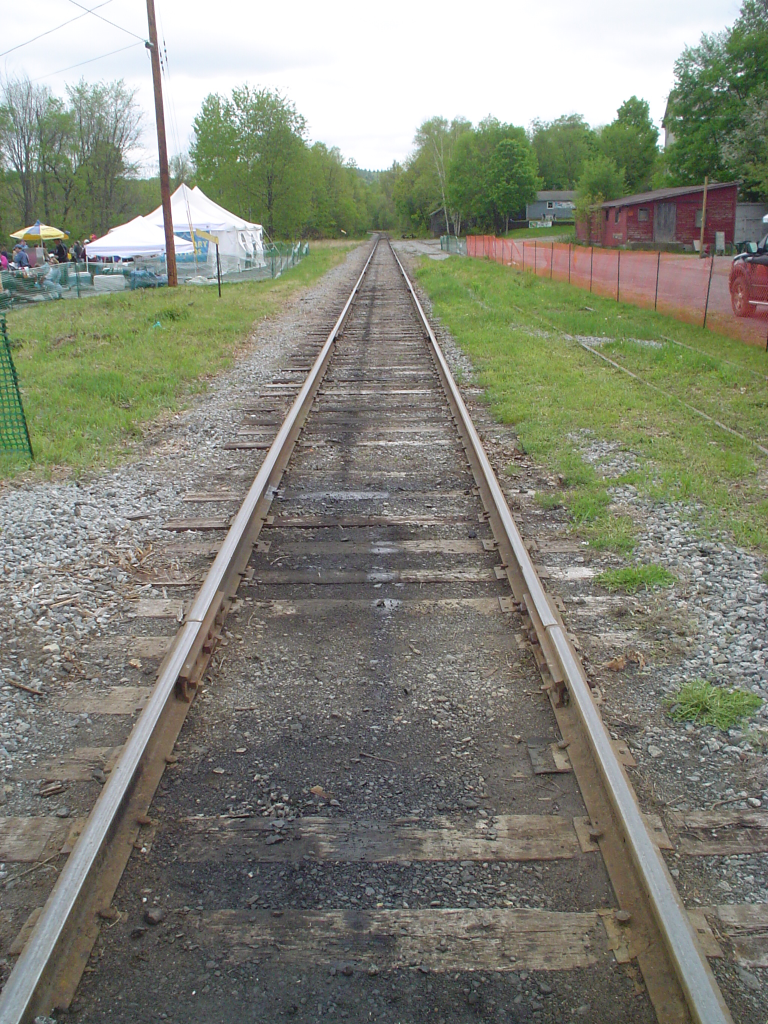
#> input picture AI/04.DeepLearning/OpenCV/images/perspective.jpg, 1536 x 2048 px (shown at 1/2 size)
$ python 20_perspectiveTransform.py
#> lines starting #> are read from the running program, lines starting #| are printed output that depends on the picture; after the words box and inside, x2 and y2 are one past the last pixel; in counts of white or black regions, pixels touching at a corner belong together
import cv2
import numpy as np
from matplotlib import pyplot as plt

img = cv2.imread("../images/perspective.jpg")
#> img is the input picture: shape (2048, 1536, 3); mean B, G, R 119.5, 132.6, 130.7

pts1 = np.float32([[504, 1003], [243, 1525], [1000, 1000], [1280, 1685]])
pts2 = np.float32([[10, 10], [10, 1000], [1000, 10], [1000, 1000]])

cv2.circle(img, (504, 1003), 20, (255, 0, 0), -1)
#> img: shape (2048, 1536, 3); 0.04% of pixels changed, all inside (x1, y1, x2, y2) = (484, 983, 525, 1024)
cv2.circle(img, (243, 1524), 20, (0, 255, 0), -1)
#> img: shape (2048, 1536, 3); mean B, G, R 119.5, 132.6, 130.6
cv2.circle(img, (1000, 1000), 20, (0, 0, 255), -1)
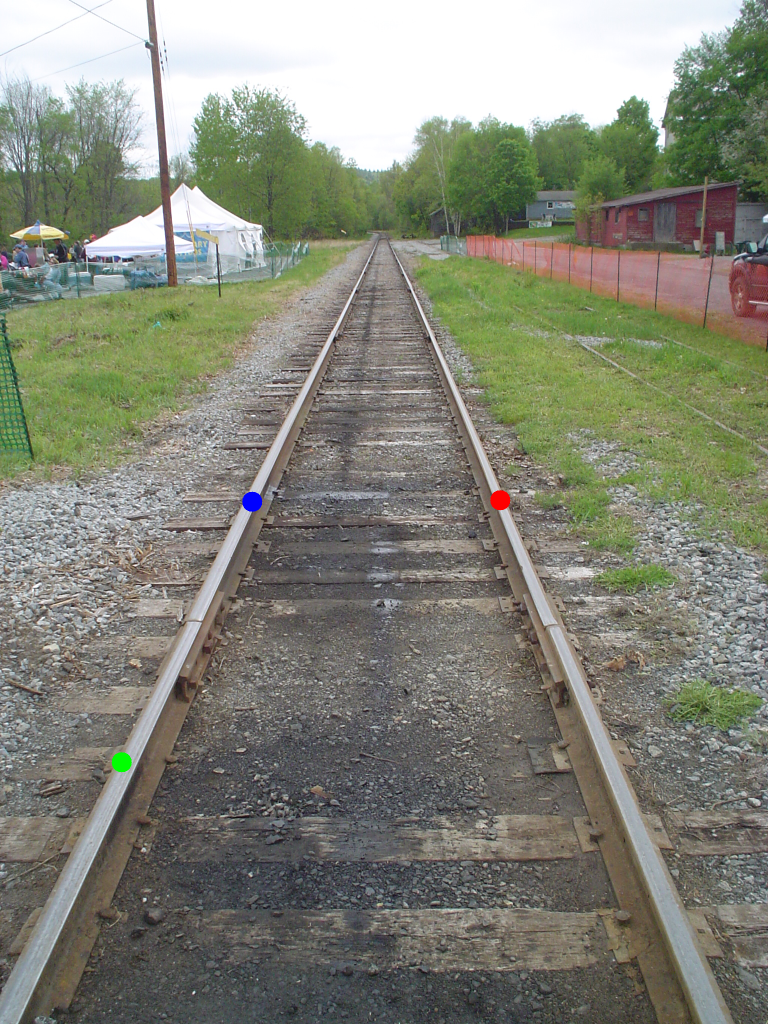
#> img: shape (2048, 1536, 3) (shown at 1/2 size); mean B, G, R 119.4, 132.5, 130.6
cv2.circle(img, (1280, 1685), 20, (0, 0, 0), -1)
#> img: shape (2048, 1536, 3); 0.04% of pixels changed, all inside (x1, y1, x2, y2) = (1260, 1665, 1301, 1706)

M = cv2.getPerspectiveTransform(pts1, pts2)
print(M)        # 실제 변환에 필요한 행렬값 출력, 9번째는 항상 1이므로 8개 행렬값을 사용
dst = cv2.warpPerspective(img, M, (1100, 1100))
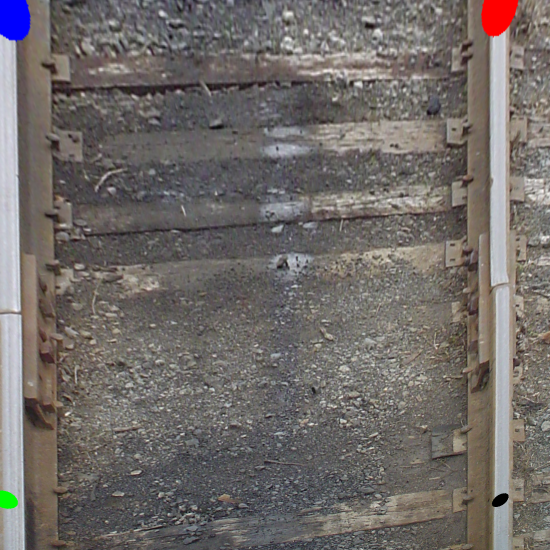
#> dst: shape (1100, 1100, 3) (shown at 1/2 size); mean B, G, R 104.3, 107.1, 112.4

plt.subplot(121)
plt.imshow(img)
plt.title('images')

plt.subplot(122)
plt.imshow(dst)
plt.title('Perspective')
plt.show()
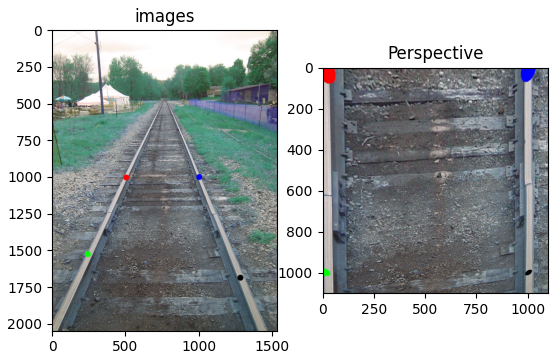
#> figure drawn by matplotlib, 2 panels; B, G, R data is drawn as R, G, B

$ run again, with AI/04.DeepLearning/OpenCV/images/beach.jpg copied over AI/04.DeepLearning/OpenCV/images/perspective.jpg
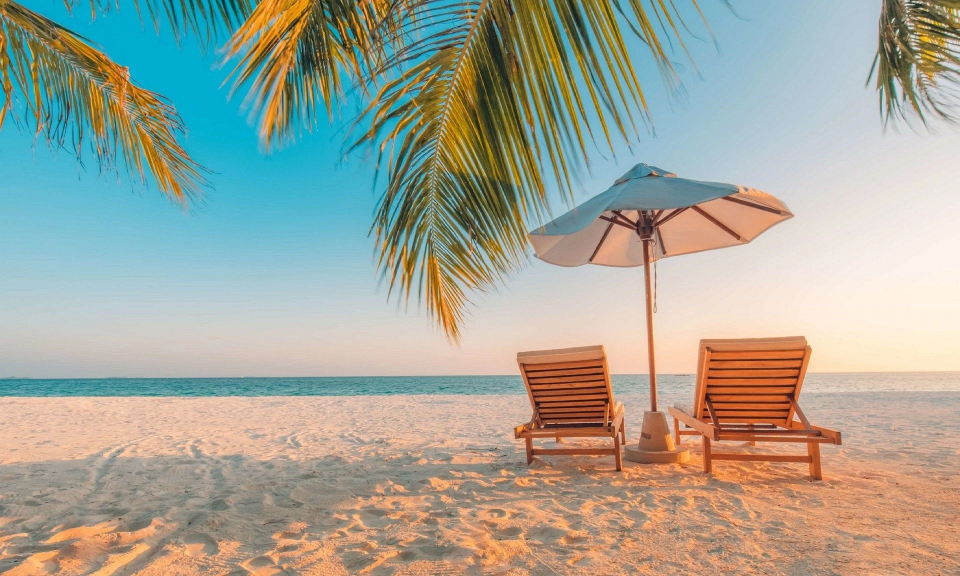
#> input picture AI/04.DeepLearning/OpenCV/images/beach.jpg, 1920 x 1152 px (shown at 1/2 size)
#> img is the input picture: shape (1152, 1920, 3); mean B, G, R 152.1, 165, 162.8
#> `dst = cv2.warpPerspective(img, M, (1100, 1100))`:
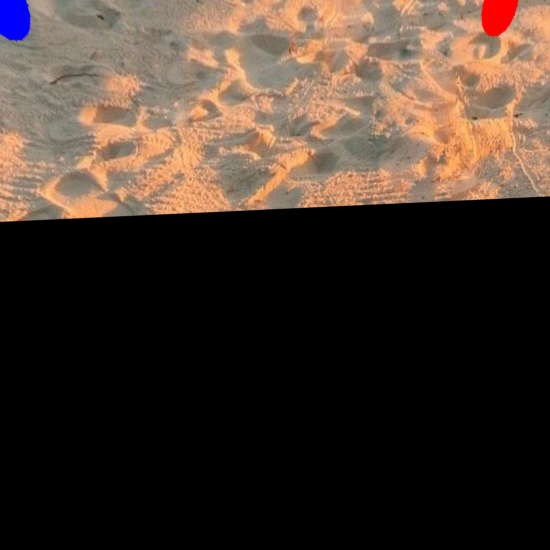
#> dst: shape (1100, 1100, 3) (shown at 1/2 size); mean B, G, R 43.9, 53.3, 67.4
#> `plt.show()`:
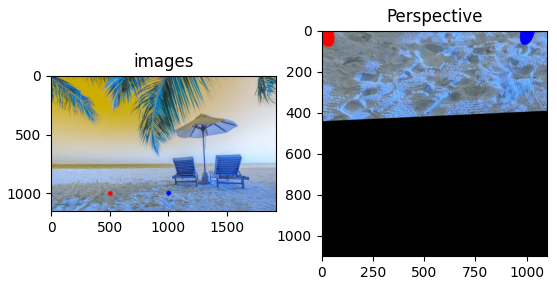
#> figure drawn by matplotlib, 2 panels; B, G, R data is drawn as R, G, B
